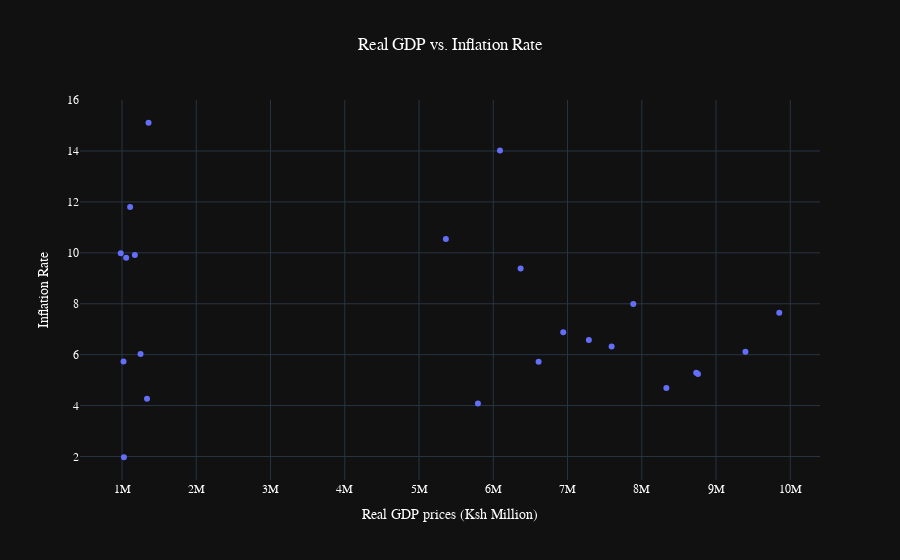

Source (notebook cell):
### Markdown cell above
How does Real GDP change in relation to Inflation Rate?

### Code cell
fig=px.scatter(df, x='Real GDP prices (Ksh Million)', y='Inflation Rate', title='Real GDP vs. Inflation Rate')

fig.update_layout(
    template="plotly_dark",
    title_x=0.5,
    font=dict(
        family="Arial",
        color="white"
    ),
)

### Figure 1 — Plotly figure (JSON) as saved in the notebook; plotly's stock layout.template omitted (floating-point values rounded to 4 significant figures)
{"data": [{"hovertemplate": "Real GDP prices (Ksh Million)=%{x}<br>Inflation Rate=%{y}<extra></extra>", "legendgroup": "", "marker": {"color": "#636efa", "symbol": "circle"}, "mode": "markers", "name": "", "orientation": "v", "showlegend": false, "type": "scatter", "x": [982855, 1020111, 1025583, 1055658, 1109338, 1172784, 1249470, 1336849, 1357262, 5361462, 5793514, 6090206, 6368448, 6610312, 6942157, 7287024, 7594064, 7885521, 8330891, 8756946, 8733060, 9395942, 9851329], "xaxis": "x", "y": [9.98, 5.73, 1.97, 9.81, 11.8, 9.91, 6.03, 4.27, 15.11, 10.54, 4.08, 14.02, 9.38, 5.72, 6.88, 6.58, 6.32, 7.99, 4.69, 5.24, 5.29, 6.11, 7.65], "yaxis": "y"}], "layout": {"font": {"color": "white", "family": "Arial"}, "legend": {"tracegroupgap": 0}, "title": {"text": "Real GDP vs. Inflation Rate", "x": 0.5}, "xaxis": {"anchor": "y", "domain": [0, 1], "title": {"text": "Real GDP prices (Ksh Million)"}}, "yaxis": {"anchor": "x", "domain": [0, 1], "title": {"text": "Inflation Rate"}}}}
